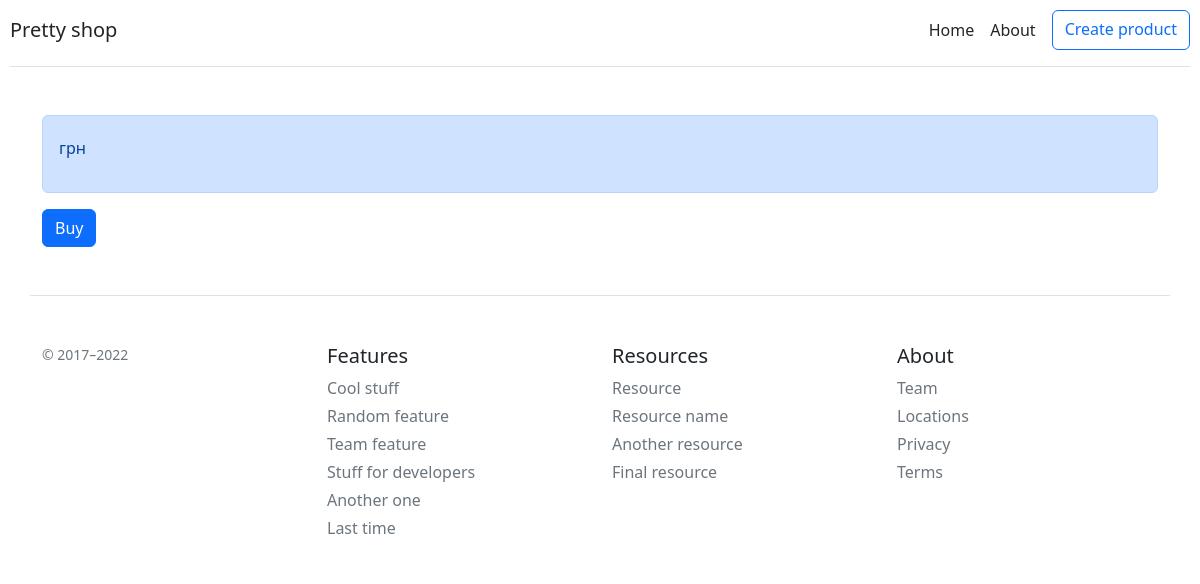
The app's page /product/2, older data.
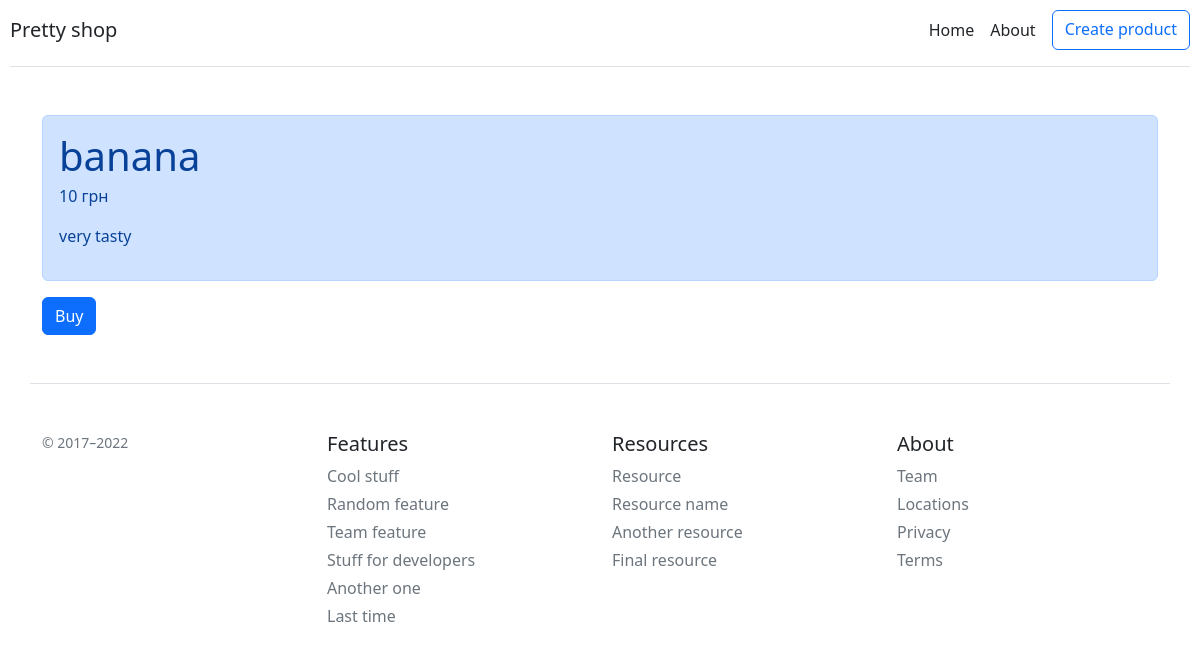
The same page, newer data.
### main.py (models this page shows, shortened)
class Item(db.Model):
    id = db.Column(db.Integer, primary_key=True)
    title = db.Column(db.String(100), nullable=False, unique=True)
    price = db.Column(db.Integer, nullable=False)
    isActive = db.Column(db.Boolean, default=True)
    text = db.Column(db.Text, nullable=False)

### main.py (the view)
@app.route('/product/<int:id>')
def get_product(id):
    try:
        product = Item.query.get(id)
    except:
        print("Ошибка получения  из БД")
        return redirect('/')
    return render_template('get_product.html', product=product)

### templates/get_product.html
{% extends 'base.html' %}
{% block body %}
<div class="container mt-5">
    <div class="alert alert-primary">
        <h1 class="mb-1">{{ product.title }}</h1>
        <p>{{ product.price }} грн</p>
        <p>{{ product.text }}</p>
    </div>
    <a href="/product/{{product.id}}/buy" class="btn btn-primary">Buy</a>
</div>
{% endblock %}

Row changes from the older to the newer data that the page shows:
added Item: title "banana", price "10", text "very tasty"
